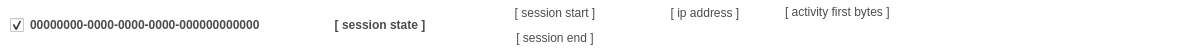
<?xml version="1.0" encoding="UTF-8"?>
<ui version="4.0">
 <class>w_sessionCheckBox</class>
 <widget class="QWidget" name="w_sessionCheckBox">
  <property name="geometry">
   <rect>
    <x>0</x>
    <y>0</y>
    <width>1200</width>
    <height>50</height>
   </rect>
  </property>
  <property name="windowTitle">
   <string>Form</string>
  </property>
  <property name="styleSheet">
   <string notr="true">background-color:  rgb(255, 255, 255);
color: rgb(75, 75, 75);</string>
  </property>
  <widget class="QLabel" name="l_activity">
   <property name="geometry">
    <rect>
     <x>780</x>
     <y>0</y>
     <width>400</width>
     <height>50</height>
    </rect>
   </property>
   <property name="text">
    <string>[ activity first bytes ]</string>
   </property>
   <property name="alignment">
    <set>Qt::AlignLeading|Qt::AlignLeft|Qt::AlignTop</set>
   </property>
   <property name="indent">
    <number>5</number>
   </property>
  </widget>
  <widget class="QCheckBox" name="w_UUIDCkeckBox">
   <property name="geometry">
    <rect>
     <x>0</x>
     <y>0</y>
     <width>280</width>
     <height>50</height>
    </rect>
   </property>
   <property name="font">
    <font>
     <pointsize>9</pointsize>
     <bold>true</bold>
    </font>
   </property>
   <property name="styleSheet">
    <string notr="true">margin-left: 10px;
background-color:  rgb(255, 255, 255);
color: rgb(75, 75, 75);
fonr-family: Segoe  Ul;
font-size: 12;
font-weight: bold;</string>
   </property>
   <property name="text">
    <string>00000000-0000-0000-0000-000000000000</string>
   </property>
   <property name="iconSize">
    <size>
     <width>0</width>
     <height>0</height>
    </size>
   </property>
   <property name="checked">
    <bool>true</bool>
   </property>
  </widget>
  <widget class="QLabel" name="l_sessionEnd">
   <property name="geometry">
    <rect>
     <x>480</x>
     <y>25</y>
     <width>150</width>
     <height>25</height>
    </rect>
   </property>
   <property name="text">
    <string>[ session end ]</string>
   </property>
   <property name="alignment">
    <set>Qt::AlignCenter</set>
   </property>
   <property name="indent">
    <number>5</number>
   </property>
  </widget>
  <widget class="QLabel" name="l_ipv4Address">
   <property name="geometry">
    <rect>
     <x>630</x>
     <y>0</y>
     <width>150</width>
     <height>25</height>
    </rect>
   </property>
   <property name="text">
    <string>[ ip address ]</string>
   </property>
   <property name="alignment">
    <set>Qt::AlignCenter</set>
   </property>
   <property name="indent">
    <number>5</number>
   </property>
  </widget>
  <widget class="QLabel" name="l_sessionState">
   <property name="geometry">
    <rect>
     <x>280</x>
     <y>0</y>
     <width>200</width>
     <height>50</height>
    </rect>
   </property>
   <property name="styleSheet">
    <string notr="true">background-color:  rgb(255, 255, 255);
color: rgb(75, 75, 75);
fonr-family: Segoe  Ul;
font-size: 15;
font-weight: bold;</string>
   </property>
   <property name="text">
    <string>[ session state ]</string>
   </property>
   <property name="alignment">
    <set>Qt::AlignCenter</set>
   </property>
   <property name="indent">
    <number>10</number>
   </property>
  </widget>
  <widget class="QLabel" name="l_sessionStart">
   <property name="geometry">
    <rect>
     <x>480</x>
     <y>0</y>
     <width>150</width>
     <height>25</height>
    </rect>
   </property>
   <property name="text">
    <string>[ session start ]</string>
   </property>
   <property name="alignment">
    <set>Qt::AlignCenter</set>
   </property>
   <property name="indent">
    <number>5</number>
   </property>
  </widget>
 </widget>
 <resources/>
 <connections/>
</ui>
